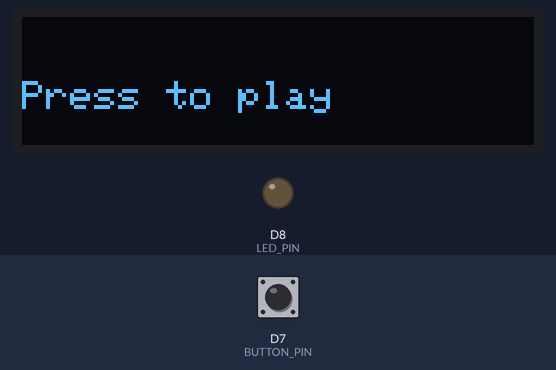
Recording of a program running on a simulated Arduino Uno R4 WiFi. On the bench: 128×32 one-colour display, output pins drawn as LEDs (lit = HIGH). The test bench sets the inputs (shaded band); at power-on: D7 (BUTTON_PIN) HIGH. Random numbers use the default seed unless the program sets one.

Above: at 1.2 s.
1.3 s: D7 (BUTTON_PIN) pulled LOW for 0.15 s
At 2.0 s:
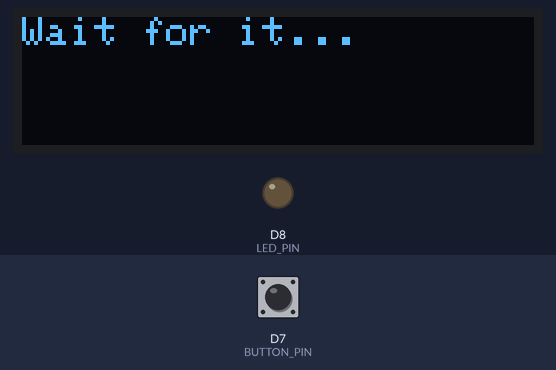
4.4 s: D7 (BUTTON_PIN) pulled LOW for 1 s
At 6.6 s:
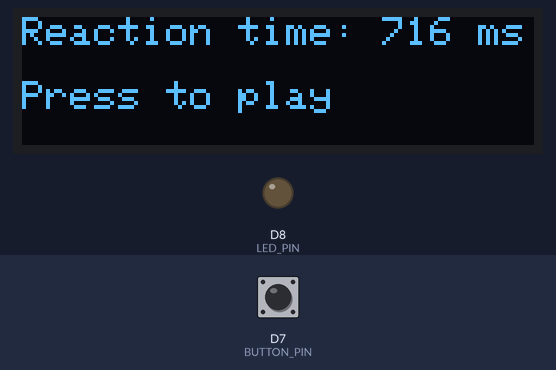
6.9 s: D7 (BUTTON_PIN) pulled LOW for 3.2 s
At 10.6 s:
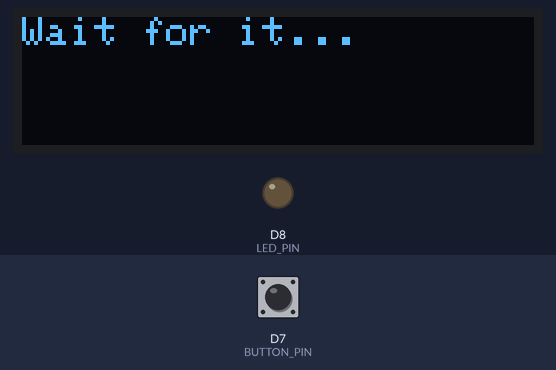
11.6 s: D7 (BUTTON_PIN) pulled LOW for 0.15 s
At 13.2 s:
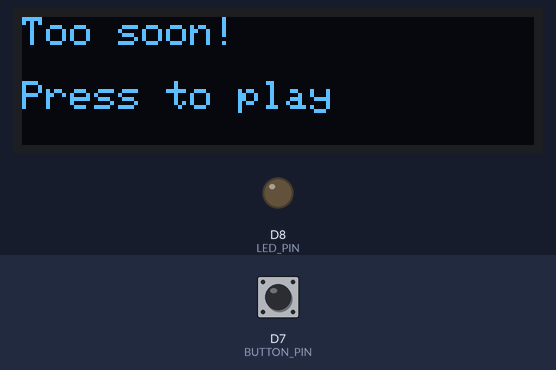
Timing chart, 0 to 14.3 s (numbered marks = the images above; inputs shaded):
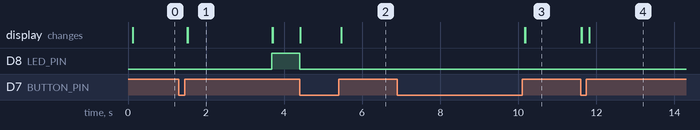

The program:

main.cpp
```cpp
#include <Arduino.h>
#include "Display.h"
#include "Button.h"

const int LED_PIN = 8;
const int BUTTON_PIN = 7;
Display display;
Button button(BUTTON_PIN);

void setup() {
    if (!display.begin()){
        Serial.println("OLED not found!");
        while (true) {}
    }

    pinMode(LED_PIN, OUTPUT);
    Serial.begin(115200);
    randomSeed(analogRead(0));
    display.begin();
    button.begin();
}

 void loop() {
    button.waitForRelease();

    display.showText("Press to play", 0, 16);

    button.waitForPress();

    button.waitForRelease();

    unsigned long randomNumber = random(1000, 5000);
    unsigned long waitStart = millis();
    display.clear();
    display.showText("Wait for it...", 0, 0);

    while (millis() - waitStart < randomNumber) {
        if (button.isPressed()) {
            display.clear();
            display.showText("Too soon!", 0, 0);
            return;
        }
    }

    unsigned long time = millis();
    digitalWrite(LED_PIN, HIGH);
    display.clear();
    display.showText("GO!", 0, 0);

    button.waitForPress();

    unsigned long reactionTime = millis() - time;

    digitalWrite(LED_PIN, LOW);
    display.showResult(reactionTime);
}
```

Button.h
```cpp
#pragma once
#include <Arduino.h>

class Button {
    public:
        Button(int pin);
        void begin();
        bool isPressed();
        void waitForRelease();
        void waitForPress();

    private:
        int pin;
};
```

Display.h
```cpp
#pragma once
#include <Adafruit_SSD1306.h>

class Display {
    public:
        bool begin();
        void showText(const char* text, int x, int y);
        void clear();
        void showResult(unsigned long ms);


    private:
        Adafruit_SSD1306 oled{128, 32, &Wire, -1};
};
```

Button.cpp
```cpp
#include "Button.h"

Button::Button(int pin) : pin(pin) {}

void Button::begin() {
    pinMode(pin, INPUT_PULLUP);
}

bool Button::isPressed() {
    return digitalRead(pin) == LOW;
}

void Button::waitForRelease() {
    while (isPressed()) {
        delay(10);
    }
    delay(50);
}

void Button::waitForPress() {
    while (!isPressed()) {
    }
}
```

Display.cpp
```cpp
#include "Display.h"

bool Display::begin() {
    if (!oled.begin(SSD1306_SWITCHCAPVCC, 0x3C)) {
        return false;
    }
    oled.clearDisplay();
    oled.setTextSize(1);
    oled.setTextColor(SSD1306_WHITE);
    oled.setCursor(0, 0);
    return true;
}

void Display::showText(const char* text, int x, int y){
    oled.setCursor(x, y);
    oled.println(text);
    oled.display();
}

void Display::clear() {
    oled.clearDisplay();
    oled.display();
}

void Display::showResult(unsigned long ms){
    oled.clearDisplay();
    oled.setCursor(0, 0);
    oled.print("Reaction time: ");
    oled.print(ms);
    oled.println(" ms");
    oled.display();
}
```

Measured:
- after the input at 1.3 s, D8 (LED_PIN): LOW → HIGH after 2.4 s; the display: first changes after 0.21 s (image 1 shows a later state)
- after the input at 4.4 s, D8 (LED_PIN): HIGH → LOW at once; the display: first changes at once (image 2 shows a later state)
- after the input at 6.9 s, the display: first changes after 3.3 s (image 3 shows a later state)
- after the input at 11.6 s, the display: first changes at once (image 4 shows a later state)
- what the display in image 1 shows lasts 2.2 s, from 1.5 s to 3.7 s
